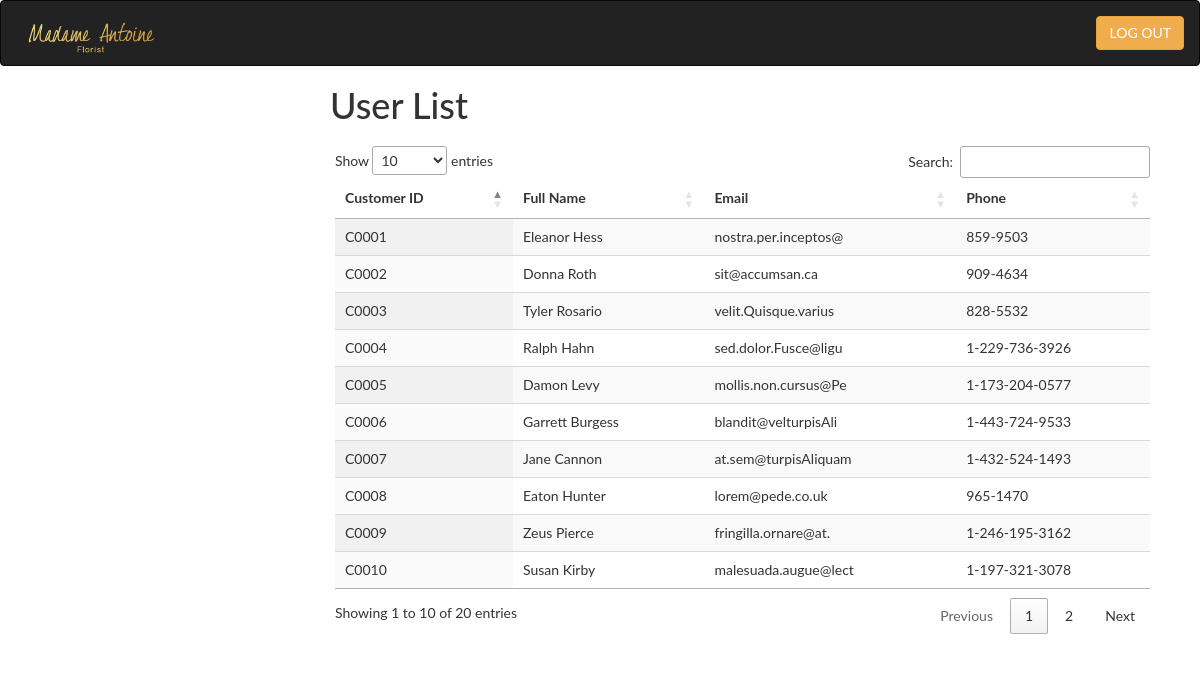
/user-list.php (signed in), run on the app's committed database.
### tables this page shows
CREATE TABLE `customers` (
  `customerID` varchar(5) NOT NULL,
  `firstName` varchar(10) NOT NULL,
  `lastName` varchar(10) NOT NULL,
  `address` varchar(30) NOT NULL,
  `email` varchar(20) NOT NULL,
  `phone` varchar(20) NOT NULL
);

### user-list.php (the view, shortened to what this page needs)
<!DOCTYPE html>
<html>
<head>
   	<link rel="stylesheet" type="text/css" href="css/bootstrap.css">
    <link href="css/one-page-wonder.css" rel="stylesheet">
    <link rel="stylesheet" type="text/css" href="css/dataTables.bootstrap.min.css">
	<link rel="stylesheet" type="text/css" href="http://cdn.datatables.net/1.10.13/css/jquery.dataTables.min.css">
</head>
<body style="margin:0px;">
	<?php require_once 'session.php';
	include 'admin.php';
?>
	<div class="container">
		<div class="col-md-3">
		</div>
		<div class="col-md-9">
			<h1>User List</h1>
			<div id="product" class="row" style="padding:20px;">
				<?php
				$conn = new PDO('mysql:host=localhost;dbname=maf','root','');
				$data = $conn->query('SELECT customerID, firstName, lastName, email, phone from customers');
				echo "<table id='example' class='display' cellspacing='0' width='100%'>
            <thead>
                <tr>
                    <th>Customer ID</th>
                    <th>Full Name</th>
                    <th>Email</th>
                    <th>Phone</th>
                </tr>
            </thead>";
		echo "<tbody>";
		foreach ($data as $line) {
			echo "<tr>";
			    echo "<td>".$line['customerID']."</td>";
    			echo "<td>".$line['firstName'].' '.$line['lastName']."</td>";
    			echo "<td>".$line['email']."</td>";
                echo "<td>".$line['phone']."</td>";
            echo "</tr>";
		}
		echo "</tbody>";
        echo "</table>";
			?>
			</div>
		</div>
	</div>
</body>
</html>

### css/one-page-wonder.css (style rules this page uses)
body { margin-top: 50px; }

### css/style.css (style rules this page uses)
body { background:#fff; font-family: 'Lato', sans-serif; }
h1,h2,h3,h4,h5,h6,label,p { margin:0; }

### data on the page
customers: customerID "C0001", firstName "Eleanor", lastName "Hess", email "nostra.per.inceptos@", phone "859-9503"
customers: customerID "C0002", firstName "Donna", lastName "Roth", email "sit@accumsan.ca", phone "909-4634"
customers: customerID "C0003", firstName "Tyler", lastName "Rosario", email "velit.Quisque.varius", phone "828-5532"
customers: customerID "C0004", firstName "Ralph", lastName "Hahn", email "sed.dolor.Fusce@ligu", phone "1-229-736-3926"
customers: customerID "C0005", firstName "Damon", lastName "Levy", email "mollis.non.cursus@Pe", phone "1-173-204-0577"
customers: customerID "C0006", firstName "Garrett", lastName "Burgess", email "blandit@velturpisAli", phone "1-443-724-9533"
customers: customerID "C0007", firstName "Jane", lastName "Cannon", email "at.sem@turpisAliquam", phone "1-432-524-1493"
customers: customerID "C0008", firstName "Eaton", lastName "Hunter", email "lorem@pede.co.uk", phone "965-1470"
customers: customerID "C0009", firstName "Zeus", lastName "Pierce", email "fringilla.ornare@at.", phone "1-246-195-3162"
customers: customerID "C0010", firstName "Susan", lastName "Kirby", email "malesuada.augue@lect", phone "1-197-321-3078"
